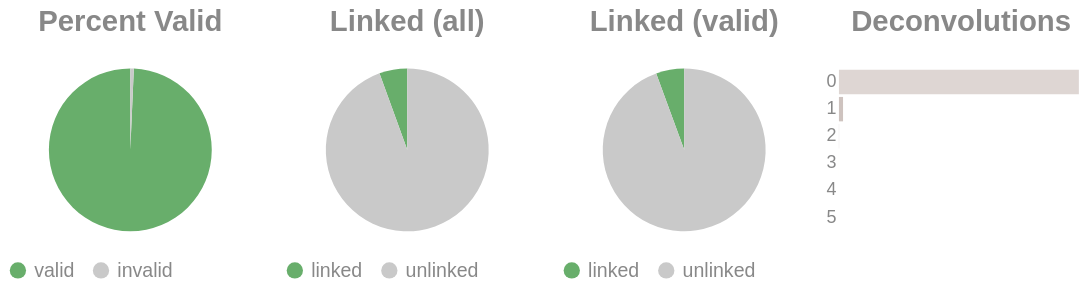

The notebook cell saved with this chart:
### Code cell
if SKIPLR:
    pass
else:
    clash = Counter()
    for i in valids['molecule'].to_list():
        _mol = i.split("-")
        if len(_mol) == 1:
            clash.update('0')
        else:
            clash.update(_mol[-1])

    _d = {"deconvolutions": [], 'count': []}
    for k,v in clash.items():
        _d['deconvolutions'].append(k)
        _d['count'].append(v)

    tot_valid = valids['reads'].sum()
    mask = valids['reads'] >= 2
    n_linked_reads = valids.filter(mask)['reads'].sum()
    if n_linked_reads == 0:
        print_html("No linked molecules (>=2 reads) were detected; skipping linked-only distributions.")
        SKIPLR = True
    else:
        perc_valid = round(tot_valid / n_reads, 4)
        linked_perc_abs = round(n_linked_reads / n_reads, 4)
        linked_perc = round(n_linked_reads / tot_valid, 4)

    _valid = pl.DataFrame({"valids": ['valid', 'invalid'], "count": [tot_valid, n_reads - tot_valid]})
    _linked_abs = pl.DataFrame({"linked (absolute)": ['linked', 'unlinked'], "count": [n_linked_reads, n_reads - n_linked_reads]})
    _linked_rel = pl.DataFrame({"linked (valids)": ['linked', 'unlinked'], "count": [n_linked_reads, tot_valid - n_linked_reads]})

    (
        alt.hconcat(
            piechart(_valid, goodval = 'valid', title = "Percent Valid"),
            piechart(_linked_abs, goodval = "linked", title =  "Linked (all)"),
            piechart(_linked_rel, goodval = "linked", title =  "Linked (valid)"),
            convolutionbar(pl.DataFrame(_d), title = "Deconvolutions"),
            center = True,
            bounds = 'flush'
        )
        .resolve_scale(color='independent')
        .resolve_legend('independent')
        .properties(usermeta={'embedOptions': {"actions": False}})
    ).display()

### Figure 1 — Vega-Lite specification as saved in the notebook (floating-point values rounded to 4 significant figures)
{"width": "container", "height": 400, "config": {"title": {"anchor": "start", "dy": -15, "fontSize": 18, "color": "#888888", "subtitleColor": "#888888", "subtitleFontSize": 14}, "arc": {"fill": "#0072B2"}, "axis": {"domainColor": "#888888", "domainWidth": 0.5, "gridWidth": 0.2, "grid": false, "titleFontWeight": 400, "titleFontSize": 15, "labelFontSize": 11, "labelColor": "#888888", "tickColor": "#888888", "tickWidth": 0.2, "titleColor": "#888888"}, "axisBand": {"grid": false}, "axisX": {"grid": true, "tickSize": 10, "domainCap": "round"}, "axisY": {"domain": false, "grid": true, "tickSize": 0, "domainCap": "round"}, "background": "transparent", "header": {"labelFontSize": 15, "labelColor": "#888888", "titleFontSize": 15, "titleFontWeight": 600, "titleColor": "#888888"}, "legend": {"labelFont": "sans-serif", "labelFontSize": 12, "labelColor": "#888888", "symbolSize": 100, "symbolType": "circle", "titleFontSize": 12, "titlePadding": 10, "titleColor": "#888888", "title": null}, "range": {"category": ["#E69F00", "#56B4E9", "#009E73", "#F0E442", "#0072B2", "#D55E00", "#CC79A7", "#000000"], "diverging": ["#cfe8f3", "#a2d4ec", "#73bfe2", "#46abdb", "#1696d2", "#12719e"]}, "area": {"fill": "#0072B2", "fillOpacity": 0.7, "line": true, "strokeOpacity": 0.7}, "line": {"color": "#0072B2", "stroke": "#0072B2", "strokeWidth": 2}, "trail": {"color": "#0072B2", "stroke": "#0072B2", "strokeWidth": 0, "size": 1}, "point": {"filled": true, "fillOpacity": 1.0, "size": 95}, "text": {"color": "#888888", "fontSize": 11, "align": "right", "fontWeight": 400, "size": 11}, "bar": {"fill": "#0072B2", "stroke": null}, "view": {"stroke": null, "continuousWidth": 660, "continuousHeight": 400}}, "hconcat": [{"data": {"name": "data-1b0e2a1ba812dcfffa00dcc1e2566c5e"}, "mark": {"type": "arc"}, "encoding": {"color": {"field": "valids", "legend": {"orient": "bottom", "title": null}, "scale": {"domain": ["valid", "invalid"], "range": ["#68ae6b", "#C9C9C9"]}, "title": "Valids", "type": "nominal"}, "theta": {"field": "count", "type": "quantitative"}, "tooltip": [{"field": "valids", "title": "Valids", "type": "ordinal"}, {"field": "percent", "format": ".2%", "title": "Percent", "type": "quantitative"}, {"field": "count", "title": "Count", "type": "quantitative"}]}, "height": 100, "title": {"text": "Percent Valid", "align": "center", "anchor": "middle"}, "transform": [{"calculate": "datum.count / 2280868", "as": "percent"}], "width": 150}, {"data": {"name": "data-b645351302859c82ca47d806cb46dc1d"}, "mark": {"type": "arc"}, "encoding": {"color": {"field": "linked (absolute)", "legend": {"orient": "bottom", "title": null}, "scale": {"domain": ["linked", "unlinked"], "range": ["#68ae6b", "#C9C9C9"]}, "title": "Linked (Absolute)", "type": "nominal"}, "theta": {"field": "count", "type": "quantitative"}, "tooltip": [{"field": "linked (absolute)", "title": "Linked (Absolute)", "type": "ordinal"}, {"field": "percent", "format": ".2%", "title": "Percent", "type": "quantitative"}, {"field": "count", "title": "Count", "type": "quantitative"}]}, "height": 100, "title": {"text": "Linked (all)", "align": "center", "anchor": "middle"}, "transform": [{"calculate": "datum.count / 2280868", "as": "percent"}], "width": 150}, {"data": {"name": "data-4879844cedff623896f367b81a0c9e01"}, "mark": {"type": "arc"}, "encoding": {"color": {"field": "linked (valids)", "legend": {"orient": "bottom", "title": null}, "scale": {"domain": ["linked", "unlinked"], "range": ["#68ae6b", "#C9C9C9"]}, "title": "Linked (Valids)", "type": "nominal"}, "theta": {"field": "count", "type": "quantitative"}, "tooltip": [{"field": "linked (valids)", "title": "Linked (Valids)", "type": "ordinal"}, {"field": "percent", "format": ".2%", "title": "Percent", "type": "quantitative"}, {"field": "count", "title": "Count", "type": "quantitative"}]}, "height": 100, "title": {"text": "Linked (valid)", "align": "center", "anchor": "middle"}, "transform": [{"calculate": "datum.count / 2265183", "as": "percent"}], "width": 150}, {"data": {"name": "data-624341a65a02c2686bf280d1d98d02c5"}, "mark": {"type": "bar"}, "encoding": {"color": {"field": "deconvolutions", "legend": null, "scale": {"scheme": "lightgreyred"}, "type": "nominal"}, "tooltip": [{"field": "deconvolutions", "title": "Deconvolutions", "type": "ordinal"}, {"field": "percent", "format": ".2%", "title": "Percent", "type": "quantitative"}, {"field": "count", "title": "Count", "type": "quantitative"}], "x": {"axis": null, "field": "count", "type": "quantitative"}, "y": {"field": "deconvolutions", "sort": "ascending", "title": null, "type": "nominal"}}, "height": 100, "title": {"text": "Deconvolutions", "align": "center", "anchor": "middle"}, "transform": [{"calculate": "datum.count / 2198396", "as": "percent"}], "width": 150}], "bounds": "flush", "center": true, "resolve": {"legend": {"angle": "independent"}, "scale": {"color": "independent"}}, "usermeta": {"embedOptions": {"actions": false}}, "$schema": "https://vega.github.io/schema/vega-lite/v6.1.0.json", "datasets": {"data-1b0e2a1ba812dcfffa00dcc1e2566c5e": [{"valids": "valid", "count": 2265183}, {"valids": "invalid", "count": 15685}], "data-b645351302859c82ca47d806cb46dc1d": [{"linked (absolute)": "linked", "count": 126514}, {"linked (absolute)": "unlinked", "count": 2154354}], "data-4879844cedff623896f367b81a0c9e01": [{"linked (valids)": "linked", "count": 126514}, {"linked (valids)": "unlinked", "count": 2138669}], "data-624341a65a02c2686bf280d1d98d02c5": [{"deconvolutions": "0", "count": 2160185}, {"deconvolutions": "1", "count": 37000}, {"deconvolutions": "2", "count": 1161}, {"deconvolutions": "3", "count": 46}, {"deconvolutions": "4", "count": 3}, {"deconvolutions": "5", "count": 1}]}}
